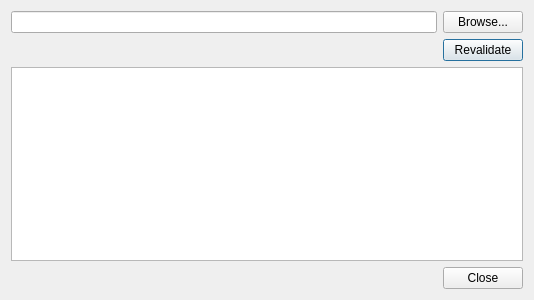
<?xml version="1.0" encoding="UTF-8"?>
<ui version="4.0">
 <class>ValidateDrugDialog</class>
 <widget class="QDialog" name="ValidateDrugDialog">
  <property name="geometry">
   <rect>
    <x>0</x>
    <y>0</y>
    <width>534</width>
    <height>300</height>
   </rect>
  </property>
  <property name="windowTitle">
   <string>Dialog</string>
  </property>
  <layout class="QVBoxLayout" name="verticalLayout">
   <item>
    <layout class="QGridLayout" name="gridLayout" columnstretch="0,1,0">
     <item row="1" column="2">
      <widget class="QPushButton" name="validateButton">
       <property name="text">
        <string>Revalidate</string>
       </property>
      </widget>
     </item>
     <item row="0" column="2">
      <widget class="QPushButton" name="fileButton">
       <property name="text">
        <string>Browse...</string>
       </property>
      </widget>
     </item>
     <item row="1" column="1">
      <widget class="QLabel" name="validateLabel">
       <property name="sizePolicy">
        <sizepolicy hsizetype="Preferred" vsizetype="Preferred">
         <horstretch>0</horstretch>
         <verstretch>0</verstretch>
        </sizepolicy>
       </property>
       <property name="text">
        <string/>
       </property>
       <property name="textFormat">
        <enum>Qt::RichText</enum>
       </property>
       <property name="alignment">
        <set>Qt::AlignLeading|Qt::AlignLeft|Qt::AlignVCenter</set>
       </property>
      </widget>
     </item>
     <item row="1" column="0">
      <widget class="QLabel" name="validateIcon">
       <property name="sizePolicy">
        <sizepolicy hsizetype="Minimum" vsizetype="Minimum">
         <horstretch>0</horstretch>
         <verstretch>0</verstretch>
        </sizepolicy>
       </property>
       <property name="text">
        <string/>
       </property>
      </widget>
     </item>
     <item row="0" column="0" colspan="2">
      <widget class="QLineEdit" name="fileWidget"/>
     </item>
    </layout>
   </item>
   <item>
    <widget class="QPlainTextEdit" name="errorWidget">
     <property name="readOnly">
      <bool>true</bool>
     </property>
    </widget>
   </item>
   <item>
    <widget class="QDialogButtonBox" name="buttonBox">
     <property name="orientation">
      <enum>Qt::Horizontal</enum>
     </property>
     <property name="standardButtons">
      <set>QDialogButtonBox::Close</set>
     </property>
    </widget>
   </item>
  </layout>
 </widget>
 <tabstops>
  <tabstop>fileButton</tabstop>
  <tabstop>validateButton</tabstop>
  <tabstop>errorWidget</tabstop>
  <tabstop>buttonBox</tabstop>
 </tabstops>
 <resources/>
 <connections>
  <connection>
   <sender>buttonBox</sender>
   <signal>accepted()</signal>
   <receiver>ValidateDrugDialog</receiver>
   <slot>accept()</slot>
   <hints>
    <hint type="sourcelabel">
     <x>248</x>
     <y>254</y>
    </hint>
    <hint type="destinationlabel">
     <x>157</x>
     <y>274</y>
    </hint>
   </hints>
  </connection>
  <connection>
   <sender>buttonBox</sender>
   <signal>rejected()</signal>
   <receiver>ValidateDrugDialog</receiver>
   <slot>reject()</slot>
   <hints>
    <hint type="sourcelabel">
     <x>316</x>
     <y>260</y>
    </hint>
    <hint type="destinationlabel">
     <x>286</x>
     <y>274</y>
    </hint>
   </hints>
  </connection>
 </connections>
</ui>
